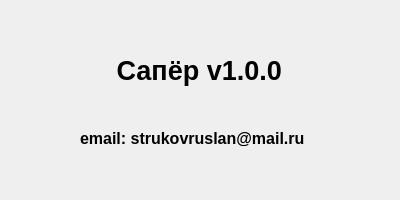
<?xml version="1.0" encoding="UTF-8"?>
<ui version="4.0">
 <class>AboutProgram</class>
 <widget class="QDialog" name="AboutProgram">
  <property name="geometry">
   <rect>
    <x>0</x>
    <y>0</y>
    <width>400</width>
    <height>200</height>
   </rect>
  </property>
  <property name="windowTitle">
   <string>Dialog</string>
  </property>
  <widget class="QLabel" name="label">
   <property name="geometry">
    <rect>
     <x>10</x>
     <y>50</y>
     <width>371</width>
     <height>41</height>
    </rect>
   </property>
   <property name="font">
    <font>
     <pointsize>20</pointsize>
     <bold>true</bold>
    </font>
   </property>
   <property name="text">
    <string> Сапёр v1.0.0</string>
   </property>
   <property name="alignment">
    <set>Qt::AlignmentFlag::AlignCenter</set>
   </property>
  </widget>
  <widget class="QLabel" name="label_2">
   <property name="geometry">
    <rect>
     <x>80</x>
     <y>130</y>
     <width>231</width>
     <height>16</height>
    </rect>
   </property>
   <property name="font">
    <font>
     <pointsize>12</pointsize>
     <bold>true</bold>
    </font>
   </property>
   <property name="text">
    <string>email: strukovruslan@mail.ru</string>
   </property>
  </widget>
 </widget>
 <resources/>
 <connections/>
</ui>
